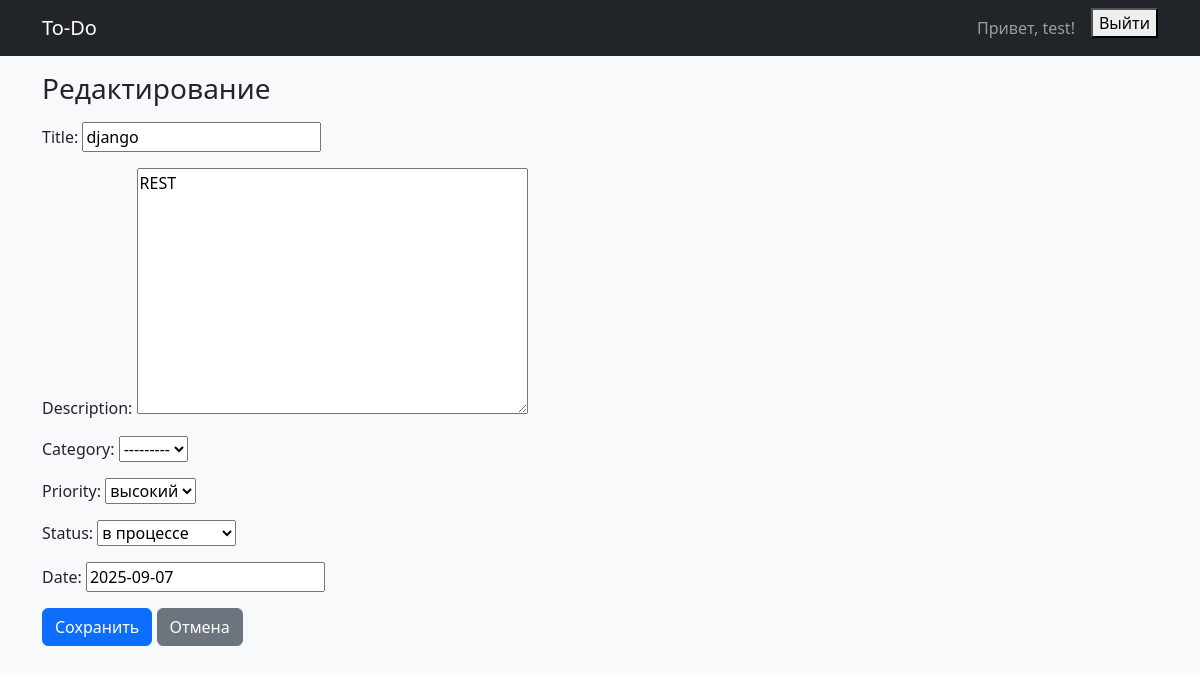
The page /tasks/9/edit/ (signed in) on the database its author committed.
### task/models.py (models this page shows, shortened)
class Task(models.Model):
    class Status(models.TextChoices):
        TODO = 'todo', 'к выполнению'
        IN_PROGRESS = 'in_progress', 'в процессе'
        DONE = 'done', 'Сделано'
    class Priority(models.IntegerChoices):
        LOW = 1, 'низкий'
        MEDIUM = 2, 'средний'
        HIGH = 3, 'высокий'
    title = models.CharField(max_length=200)
    owner = models.ForeignKey(
        settings.AUTH_USER_MODEL,
        on_delete=models.CASCADE,
        related_name='tasks'
    )
    description = models.TextField(blank=True)
    category = models.ForeignKey(
        Category, null=True, blank=True,
        on_delete=models.SET_NULL, related_name='tasks'
    )
    status = models.CharField(max_length=20, choices=Status.choices,
                              default=Status.TODO
                              )
    priority = models.IntegerField(choices=Priority.choices,
                                   default=Priority.MEDIUM)
    date = models.DateField(null=True, blank=True)
    create_at = models.DateTimeField(auto_now_add=True)
    update_at = models.DateTimeField(auto_now=True)
    class Meta:
        ordering = ['status', '-priority', 'date', '-create_at']

### task/views.py (the view, shortened to what this page needs)
# urls.py: path('tasks/<int:pk>/edit/', TaskUpdateView.as_view(), name='task_edit'),
class TaskUpdateView(LoginRequiredMixin, UpdateView):
    model = Task
    form_class = TaskForm
    success_url = reverse_lazy('task:task_list')
    template_name = 'task/task_form.html'
    def get_queryset(self):
        return Task.objects.filter(owner=self.request.user)

### task/forms.py (shortened to what this page needs)
class TaskForm(forms.ModelForm):
    class Meta:
        model = Task
        fields =['title', 'description', 'category', 'priority', 'status', 'date']

### task/models.py (called while the page is built)
    def __str__(self):
        return self.name

### task/templates/task/task_form.html (shortened to what this page needs)
{% extends 'base.html' %}
{% block content %}
<h1 class="h3 mb-3">{% if object %}Редактирование{% else %}Новая задача{% endif %}</h1>
<form method="post">
  {{ form.as_p }}
  <button class="btn btn-primary" >Сохранить</button>
  <a class="btn btn-secondary" href="{% url 'task:task_list' %}">Отмена</a>
</form>
{% endblock %}

### task/templates/base.html (shortened to what this page needs)
{% load static %}
<!DOCTYPE html>
<html lang="ru">
  <head>
    <link href="https://cdn.jsdelivr.net/npm/bootstrap@5.3.2/dist/css/bootstrap.min.css" rel="stylesheet">
  </head>
  <body class="bg-light">
    <nav class="navbar navbar-expand-lg navbar-dark bg-dark mb-3">
      <div class="container">
        <a class="navbar-brand" href="{% url 'task:task_list' %}">To-Do</a>
        <div class="d-flex">
          {% if user.is_authenticated %}
            <span class="navbar-text me-3">Привет, {{ user.username }}!</span>
            <form method="post" action="{% url 'logout' %}">
              <button type="submit">Выйти</button>
            </form>
          {% else %}
            <a class="btn btn-outline-light me-2" href="{% url 'login' %}">Войти</a>
            <a class="btn btn-light" href="{% url 'register' %}">Регистрация</a>
          {% endif %}
        </div>
      </div>
    </nav>
    <main class="container">
      {% block content %}{% endblock %}
    </main>
  </body>
</html>

### rows shown on the page
Task: title "django", description "REST", category "---------", priority "высокий", status "в процессе", date "2025-09-07"

### other values the page prints
{{ user.username }} "test"
